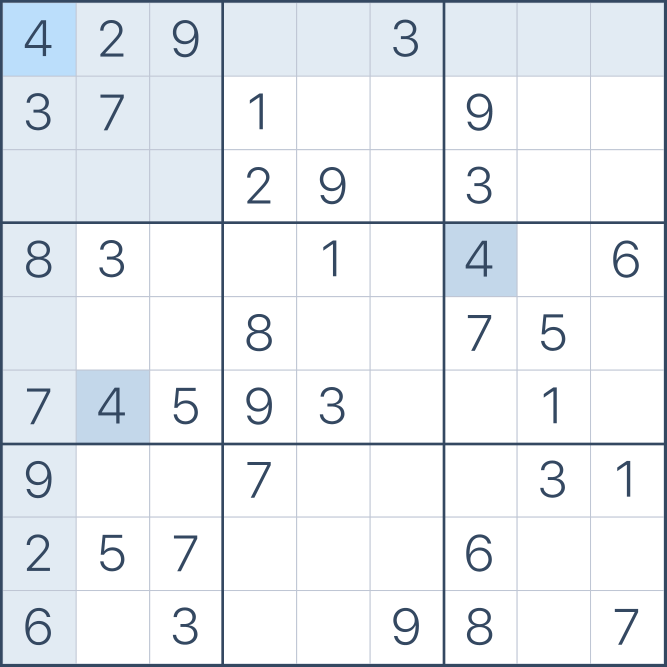
#> input picture canvas.png, 2000 x 2000 px (shown at 1/3 size)
$ python detect.py
#> lines starting #> are read from the running program, lines starting #| are printed output that depends on the picture; after the words box and inside, x2 and y2 are one past the last pixel; in counts of white or black regions, pixels touching at a corner belong together
# -*- coding: UTF-8 -*-
import numpy as np
import cv2

# 利用K邻近算法来进行数字识别
# 1.加载上面保存的样本和标签数据；
# 2.分别用80个作为训练数据，20个作为测试数据；
# 3.用opencv自带的knn训练模型；
# 4.用训练好的模型识别测试数据中的数字；
# 5.输出预测值和实际标签值。

# print(labels.T)
# print(np.sort(labels, axis=0, kind='quicksort')
# print("samples's shape:{}".format(samples.shape))

## 数独求解算法，回溯法。来源见下面链接，有细微改动。
## http://stackoverflow.com/questions/1697334/algorithm-for-solving-sudoku


samples = np.load('samples.npy')
#> (reads samples.npy from the repository)
labels = np.load('label.npy')
#> (reads label.npy from the repository)

k=80
train_label = labels[:k]
test_label = labels[k:]
train_input = samples[:k]
test_input = samples[k:]
print("train_label's shape:{}".format(train_label.shape))
print("train_label's shape:{}".format(train_input.shape))
print("test_label's shape:{}".format(test_label.shape))
print("test_input's shape:{}".format(test_input.shape))

#create the model
model = cv2.ml.KNearest_create()
model.train(train_input,cv2.ml.ROW_SAMPLE,train_label)

# [22 lines of commented-out code are left out]

img = cv2.imread('canvas.png')
#> img is the input picture: shape (2000, 2000, 3); mean B, G, R 242.2, 237.9, 233.8
gray = cv2.cvtColor(img,cv2.COLOR_BGR2GRAY)
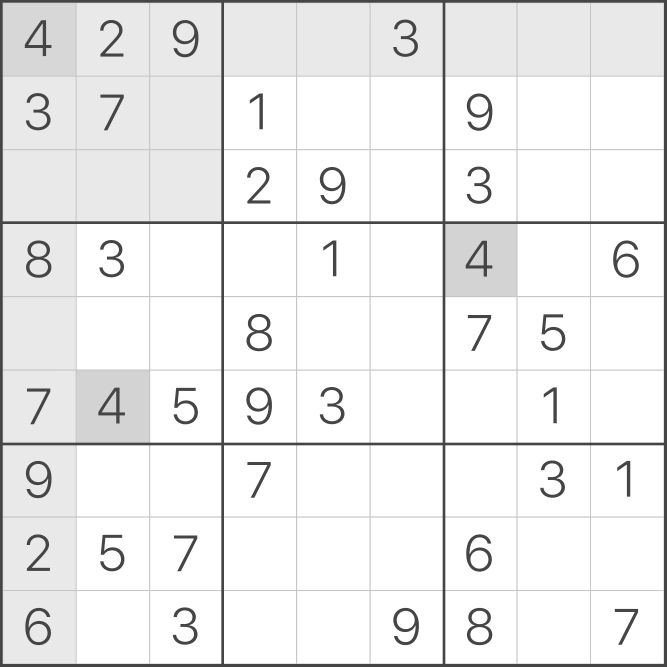
#> gray: shape (2000, 2000) (shown at 1/3 size); min 69, max 255, mean 237.1

##阈值分割
ret,thresh = cv2.threshold(gray,200,255,1)
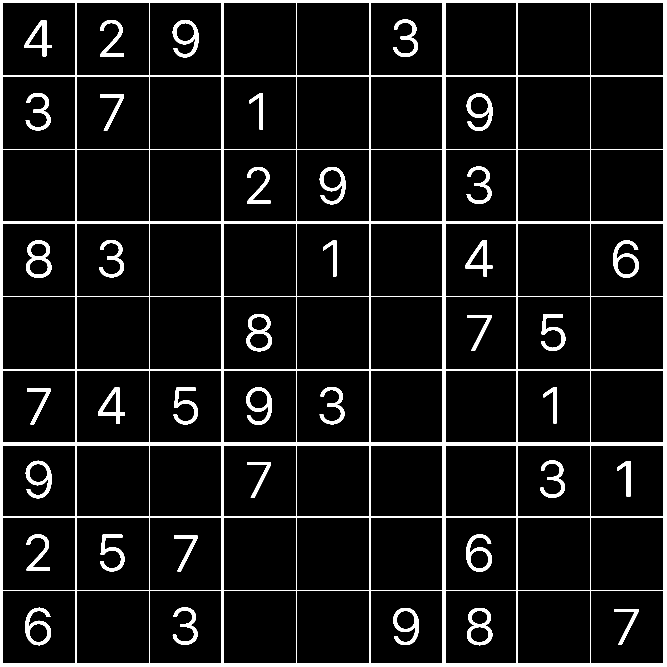
#> thresh: shape (2000, 2000) (shown at 1/3 size); 7.2% white; 39 white regions, largest, box (x1, y1, x2, y2) and area: (0, 0, 2000, 2000) 190948, (78, 721, 155, 834) 3252, (518, 60, 596, 172) 3195

# in ord to do morphological operation: returns a structuring element
kernel = cv2.getStructuringElement(cv2.MORPH_CROSS,(5,5))
#Brief dilated an image by a specific structuring element
#膨胀
dilated = cv2.dilate(thresh,kernel)
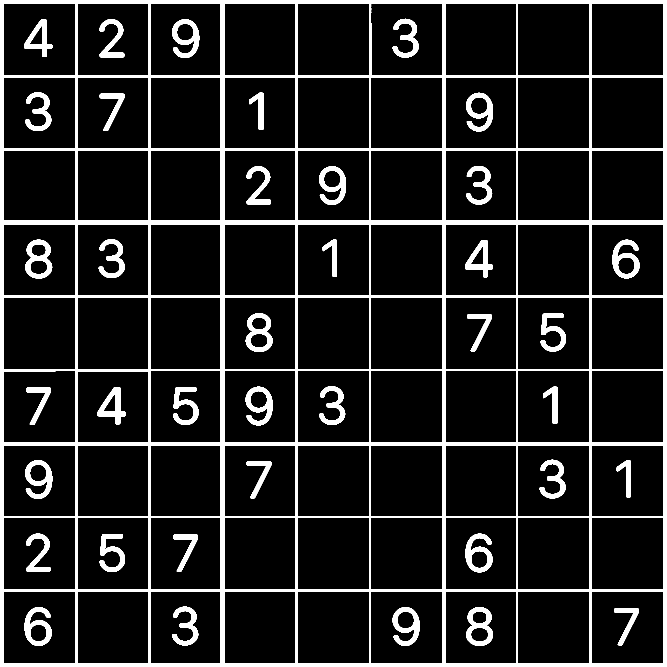
#> dilated: shape (2000, 2000) (shown at 1/3 size); 11.6% white; 39 white regions

#提取轮廓
contours, hierarchy = cv2.findContours(dilated,cv2.RETR_TREE,cv2.CHAIN_APPROX_SIMPLE)
#> contours = 139 contours, 1 with area under 20; largest, box (x1, y1, x2, y2) and area: (0, 0, 2000, 2000) 3996001, (1774, 1774, 1990, 1990) 46223, (1553, 1774, 1769, 1990) 46223, (892, 1774, 1108, 1990) 46223, (231, 1774, 447, 1990) 46223

#提取81个小方格
#hierarchy[Next,Previous,First_Child,Parent])
boxes = []
for i in range(len(hierarchy[0])):
    if hierarchy[0][i][3] == 0:
        boxes.append(hierarchy[0][i])
#> this loop made 139 passes
#> after the loop, boxes = 81 items, first 6: [3, -1, 2, 0], [4, 1, -1, 0], [8, 3, 5, 0], [11, 4, 9, 0], [12, 8, -1, 0], [13, 11, -1, 0]

print("81个小方格: dimension:{}".format(np.array(boxes).shape))
#| 81个小方格: dimension:(81, 4)
# print(boxes)

height,width = img.shape[:2]
#> height = 2000; width = 2000

#"/9" 9行9列
box_h = height/9
#> box_h = 222.2
box_w = height/9
#> box_w = 222.2
number_boxes = []

#数独转化为零阵
soduko = np.zeros((9,9),np.int32)

for j in range(len(boxes)):
    if boxes[j][2] != -1:
        #Calculates and returns the minimal up-right bounding
        #rectangle for the specified point set
        x,y,w,h = cv2.boundingRect(contours[boxes[j][2]])
        number_boxes.append([x,y,w,h])
        #process the data that was extracted
        number_roi = gray[y:y+h,x:x+w]
        #unit the size
        resized_roi = cv2.resize(number_roi,(20,40))
        thresh1 = cv2.adaptiveThreshold(resized_roi,255,1,1,11,2)
        #归一化像素值
        normalized_roi = thresh1/255

        #展开一行让knn识别
        sample1 = normalized_roi.reshape((1,800))
        sample1 = np.array(sample1,np.float32)

        retval,result,neigh_resp,dists = model.findNearest(sample1,1)
        number = int(result.ravel()[0])
        # print(results.ravel())

        #识别结果
        # cv2.putText(img,str(number),(x+w+1,y+h-20), 3, 2., (255, 0, 0), 2, cv2.LINE_AA)

        #矩阵中位置
        soduko[int(y/box_h)][int(x/box_w)] = number
#> this loop made 81 passes
#> (x, y, w, h, retval, result, neigh_resp, dists) on passes 1, 3, 4, 7, 9, 12, 16, 17, 18, 19, 20, 24: (1842, 1825, 75, 111, 7, [7], [7], [127]), (1399, 1822, 80, 116, 8, [8], [8], [184]), (1178, 1822, 81, 115, 9, [9], [9], [194]), (516, 1820, 79, 116, 3, [3], [3], [158]), (74, 1821, 81, 117, 6, [6], [6], [189]), (1397, 1601, 81, 116, 6, [6], [6], [187]), (520, 1604, 74, 112, 7, [7], [7], [119]), (298, 1602, 77, 114, 5, [5], [5], [186]), (78, 1601, 74, 114, 2, [2], [2], [168]), (1850, 1381, 43, 111, 7, [7], [7], [130]), (1619, 1379, 78, 116, 3, [3], [3], [158]), (740, 1384, 74, 111, 7, [7], [7], [127])
#> pass 1, `number_roi = gray[y:y+h,x:x+w]`:
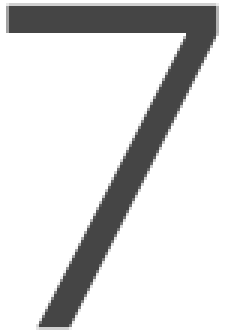
#> number_roi: shape (111, 75) (shown 3 times larger); min 69, max 255, mean 217.3
#> pass 1, `thresh1 = cv2.adaptiveThreshold(resized_roi,255,1,1,11,2)`:
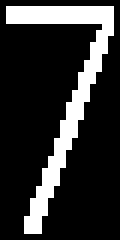
#> thresh1: shape (40, 20) (shown 6 times larger); 19.2% white in thin lines or dots, all inside (x1, y1, x2, y2) = (1, 1, 19, 39)
#> after the loop:
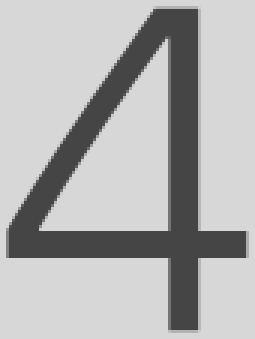
#> number_roi: shape (113, 85) (shown 3 times larger); min 69, max 215, mean 177.8
#> after the loop:
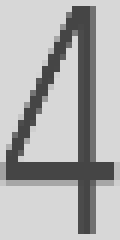
#> resized_roi: shape (40, 20) (shown 6 times larger); min 69, max 215, mean 175.6
#> after the loop, number_boxes = 38 items, first 6: [1842, 1825, 75, 111], [1399, 1822, 80, 116], [1178, 1822, 81, 115], [516, 1820, 79, 116], [74, 1821, 81, 117], [1397, 1601, 81, 116]

        # [4 lines of commented-out code are left out]

print("\n生成的数独\n")
print(soduko)
#| [[4 2 9 0 0 3 0 0 0]
#|  [3 7 0 7 0 0 9 0 0]
#|  [0 0 0 2 9 0 3 0 0]
#|  [3 3 0 0 7 0 4 0 6]
#|  [0 0 0 3 0 0 7 5 0]
#|  [7 4 5 9 3 0 0 7 0]
#|  [9 0 0 7 0 0 0 3 7]
#|  [2 5 7 0 0 0 6 0 0]
#|  [6 0 3 0 0 9 8 0 7]]
